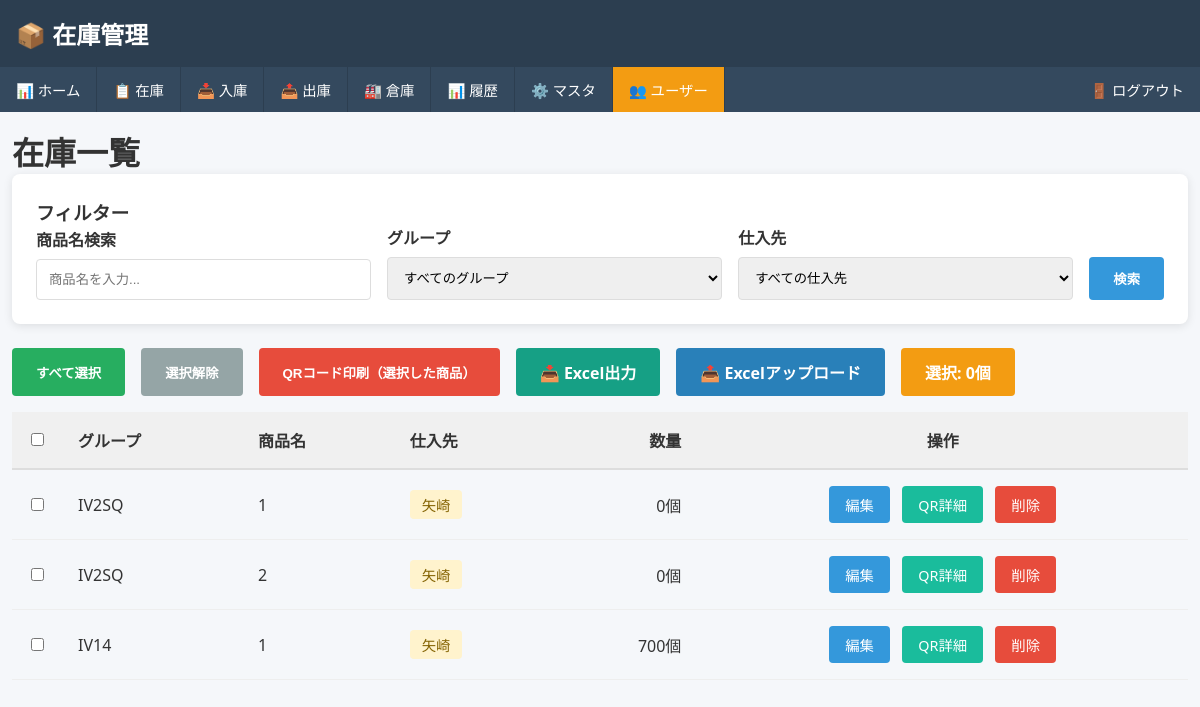
Page /inventory (signed in) on the committed database.
### app.py (models this page shows)
class Stock(db.Model):
    id = db.Column(db.Integer, primary_key=True)
    product_name = db.Column(db.String(100), nullable=False)
    quantity = db.Column(db.Integer, nullable=False, default=0)
    supplier = db.Column(db.String(100))
    group_id = db.Column(db.Integer, db.ForeignKey('item_group.id'))
    created_at = db.Column(db.DateTime, nullable=False, default=datetime.utcnow)
    updated_at = db.Column(db.DateTime, nullable=False, default=datetime.utcnow, onupdate=datetime.utcnow)
    deleted_at = db.Column(db.DateTime)
    group = db.relationship('ItemGroup', backref='stocks')

class ItemGroup(db.Model):
    id = db.Column(db.Integer, primary_key=True)
    name = db.Column(db.String(100), nullable=False, unique=True)
    display_order = db.Column(db.Integer, nullable=False, default=0)
    created_at = db.Column(db.DateTime, nullable=False, default=datetime.utcnow)

### app.py (the view)
@app.route('/inventory')
def inventory_list():
    if not current_user.is_authenticated:
        return redirect(url_for('login_page'))
    search = request.args.get('search', '').strip()
    group_filter = request.args.get('group', type=int)
    supplier_filter = request.args.get('supplier', '').strip()
    query = Stock.query.filter(Stock.deleted_at.is_(None))
    if search:
        query = query.filter(Stock.product_name.ilike(f'%{search}%'))
    if group_filter:
        query = query.filter(Stock.group_id == group_filter)
    if supplier_filter:
        query = query.filter(Stock.supplier.ilike(f'%{supplier_filter}%'))
    stocks = query.all()
    groups = ItemGroup.query.all()
    suppliers = db.session.query(Stock.supplier).filter(
        Stock.deleted_at.is_(None),
        Stock.supplier.isnot(None)
    ).distinct().order_by(Stock.supplier.asc()).all()
    suppliers = [s[0] for s in suppliers]
    return render_template('inventory/index.html', stocks=stocks, groups=groups, suppliers=suppliers, search=search, group_filter=group_filter, supplier_filter=supplier_filter)

### app.py (called while the page is built)
@login_manager.user_loader
def load_user(user_id):
    return User.query.get(int(user_id))

### templates/inventory/index.html (shortened to what this page needs)
{% extends "layout.html" %}
{% block content %}
<h1>在庫一覧</h1>
<div style="background: white; padding: 1.5rem; border-radius: 8px; box-shadow: 0 2px 10px rgba(0,0,0,0.1); margin-bottom: 1.5rem;">
    <h3 style="margin-top: 0;">フィルター</h3>
    <form method="GET" style="display: grid; grid-template-columns: 1fr 1fr 1fr auto; gap: 1rem; align-items: end;">
        <div><label style="display: block; font-weight: 600; margin-bottom: 0.5rem;">商品名検索</label><input type="text" name="search" placeholder="商品名を入力..." value="{{ search }}" style="width: 100%; padding: 0.75rem; border: 1px solid #ddd; border-radius: 4px; box-sizing: border-box;"></div>
        <div><label style="display: block; font-weight: 600; margin-bottom: 0.5rem;">グループ</label><select name="group" style="width: 100%; padding: 0.75rem; border: 1px solid #ddd; border-radius: 4px; box-sizing: border-box;"><option value="">すべてのグループ</option></select></div>
        <div><label style="display: block; font-weight: 600; margin-bottom: 0.5rem;">仕入先</label><select name="supplier" style="width: 100%; padding: 0.75rem; border: 1px solid #ddd; border-radius: 4px; box-sizing: border-box;"><option value="">すべての仕入先</option></select></div>
        <button type="submit" style="padding: 0.75rem 1.5rem; background: #3498db; color: white; border: none; border-radius: 4px; cursor: pointer; font-weight: 600;">検索</button>
    </form>
</div>
<div style="display: flex; gap: 1rem; margin-bottom: 1rem; flex-wrap: wrap;">
    <button onclick="selectAll()" style="padding: 0.75rem 1.5rem; background: #27ae60; color: white; border: none; border-radius: 4px; cursor: pointer; font-weight: 600;">すべて選択</button>
    <button onclick="deselectAll()" style="padding: 0.75rem 1.5rem; background: #95a5a6; color: white; border: none; border-radius: 4px; cursor: pointer; font-weight: 600;">選択解除</button>
    <button onclick="printQRCodes()" style="padding: 0.75rem 1.5rem; background: #e74c3c; color: white; border: none; border-radius: 4px; cursor: pointer; font-weight: 600;">QRコード印刷（選択した商品）</button>
    <a href="{{ url_for('inventory_export') }}" style="display: inline-block; padding: 0.75rem 1.5rem; background: #16a085; color: white; text-decoration: none; border-radius: 4px; font-weight: 600;">📥 Excel出力</a>
    <a href="{{ url_for('inventory_import') }}" style="display: inline-block; padding: 0.75rem 1.5rem; background: #2980b9; color: white; text-decoration: none; border-radius: 4px; font-weight: 600;">📤 Excelアップロード</a>
    <span id="selected-count" style="padding: 0.75rem 1.5rem; background: #f39c12; color: white; border-radius: 4px; font-weight: 600;">選択: 0個</span>
</div>
<table style="width: 100%; border-collapse: collapse;">
    <thead>
        <tr style="background: #f0f0f0; border-bottom: 2px solid #ddd;">
            <th style="padding: 1rem; text-align: center; width: 50px;"><input type="checkbox" id="selectAllCheckbox" onchange="toggleSelectAll()"></th>
            <th style="padding: 1rem; text-align: left;">グループ</th>
            <th style="padding: 1rem; text-align: left;">商品名</th>
            <th style="padding: 1rem; text-align: left;">仕入先</th>
            <th style="padding: 1rem; text-align: right;">数量</th>
            <th style="padding: 1rem; text-align: center;">操作</th>
        </tr>
    </thead>
    <tbody>
        {% for stock in stocks %}
        <tr style="border-bottom: 1px solid #eee;">
            <td style="padding: 1rem; text-align: center;"><input type="checkbox" class="stock-checkbox" value="{{ stock.id }}" onchange="updateCount()"></td>
            <td style="padding: 1rem;">{{ stock.group.name if stock.group else '-' }}</td>
            <td style="padding: 1rem;">{{ stock.product_name }}</td>
            <td style="padding: 1rem;">
                {% if stock.supplier %}<span style="display: inline-block; padding: 0.25rem 0.75rem; background: #fff3cd; color: #856404; border-radius: 4px; font-size: 0.9rem;">{{ stock.supplier }}</span>{% else %}<span style="color: #999;">-</span>{% endif %}
            </td>
            <td style="padding: 1rem; text-align: right;">{{ stock.quantity }}個</td>
            <td style="padding: 1rem; text-align: center;">
                <a href="{{ url_for('inventory_edit', stock_id=stock.id) }}" style="display: inline-block; padding: 0.5rem 1rem; background: #3498db; color: white; text-decoration: none; border-radius: 4px; margin-right: 0.5rem; font-size: 0.9rem;">編集</a>
                <a href="{{ url_for('qr_detail', stock_id=stock.id) }}" style="display: inline-block; padding: 0.5rem 1rem; background: #1abc9c; color: white; text-decoration: none; border-radius: 4px; margin-right: 0.5rem; font-size: 0.9rem;">QR詳細</a>
                <form method="POST" action="{{ url_for('inventory_delete', stock_id=stock.id) }}" style="display: inline;">
                    <button type="submit" onclick="return confirm('削除しますか?')" style="padding: 0.5rem 1rem; background: #e74c3c; color: white; border: none; border-radius: 4px; cursor: pointer; font-size: 0.9rem;">削除</button>
                </form>
            </td>
        </tr>
        {% else %}
        <tr>
            <td colspan="6" style="padding: 2rem; text-align: center; color: #999;">在庫がありません</td>
        </tr>
        {% endfor %}
    </tbody>
</table>
{% endblock %}

### templates/layout.html (shortened to what this page needs)
<!DOCTYPE html>
<html lang="ja">
<head>
</head>
<body>
    {% if current_user.is_authenticated %}
    <header>
        <h1>📦 在庫管理</h1>
    </header>
    <nav>
        <a href="{{ url_for('dashboard') }}">📊 ホーム</a>
        <a href="{{ url_for('inventory_list') }}">📋 在庫</a>
        <a href="{{ url_for('inbound_index') }}">📥 入庫</a>
        <a href="{{ url_for('outbound_index') }}">📤 出庫</a>
        <a href="{{ url_for('warehouse_index') }}">🏭 倉庫</a>
        <a href="{{ url_for('history_list') }}">📊 履歴</a>
        <a href="{{ url_for('item_master_index') }}">⚙️ マスタ</a>
        {% if current_user.email == 'admin@example.com' %}
        <a href="{{ url_for('user_management') }}" style="background: #f39c12;">👥 ユーザー</a>
        {% endif %}
        <a href="{{ url_for('logout') }}">🚪 ログアウト</a>
    </nav>
    {% endif %}
    <main>
        {% block content %}{% endblock %}
    </main>
</body>
</html>

### templates/layout.html (style rules this page uses)
* { margin: 0; padding: 0; box-sizing: border-box; }
body { font-family: 'Segoe UI', Tahoma, Geneva, Verdana, sans-serif; background: #f5f7fa; color: #333; font-size: 16px; }
header { background: #2c3e50; color: white; padding: 1rem; box-shadow: 0 2px 5px rgba(0,0,0,0.1); }
header h1 { margin: 0; font-size: 1.5rem; }
nav { background: #34495e; padding: 0; display: flex; gap: 0; flex-wrap: wrap; overflow-x: auto; -webkit-overflow-scrolling: touch; }
nav a { color: white; text-decoration: none; padding: 0.75rem 1rem; display: block; transition: background 0.3s; border-right: 1px solid #2c3e50; white-space: nowrap; font-size: 0.9rem; }
nav a:last-child { border-right: none; margin-left: auto; }
main { max-width: 1200px; margin: 1rem auto; padding: 0 0.75rem; }

### rows in the picture
Stock: group "IV2SQ", product_name "1", supplier "矢崎", quantity "0"
Stock: group "IV2SQ", product_name "2", supplier "矢崎", quantity "0"
Stock: group "IV14", product_name "1", supplier "矢崎", quantity "700"
